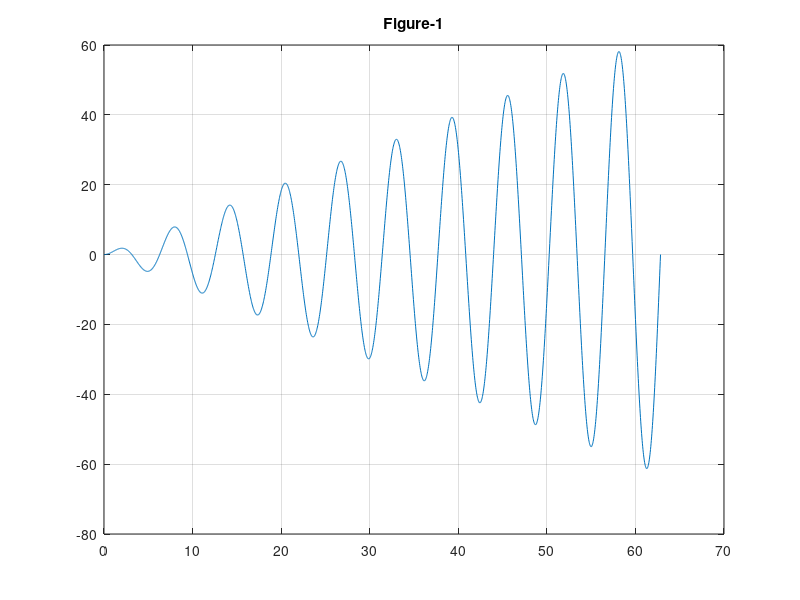
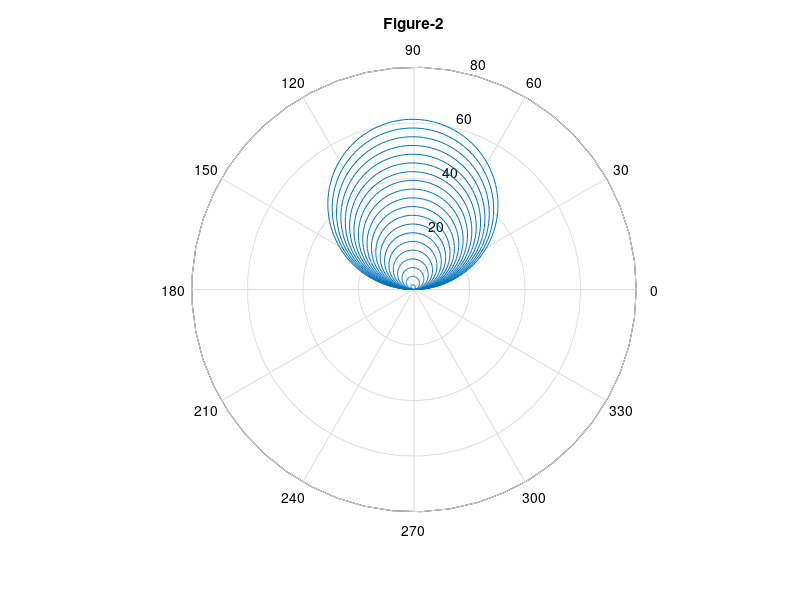
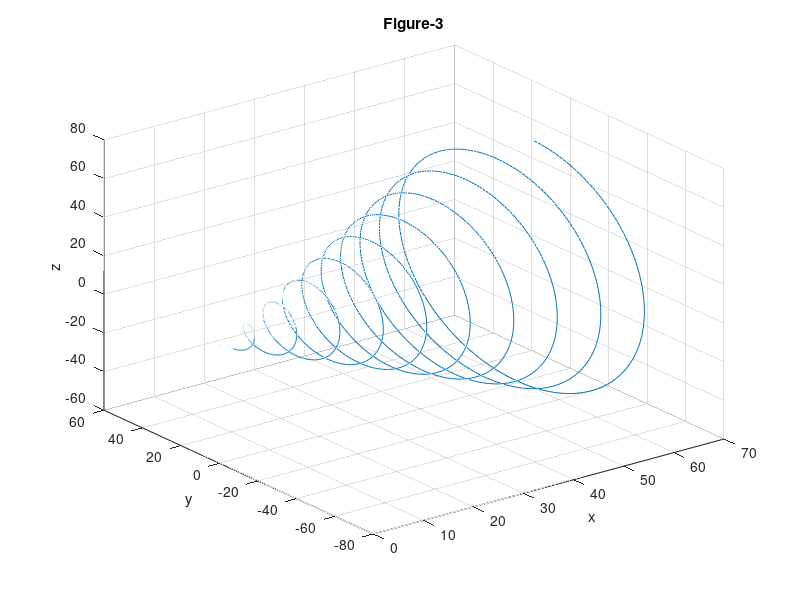

MATLAB code for these plots, in order:
clc
clear all
x = 0:pi/100:20*pi;
y = x.*sin(x);
z = x.*cos(x);
figure(1)%%(a)
plot(x,y)
title('Figure-1')
grid on

figure(2)%%(b)
polar(x,y)
title('Figure-2')
grid on

figure(3) %%(c)
plot3(x,y,z)
xlabel('x')
ylabel('y')
zlabel('z')
title('Figure-3')
grid on
